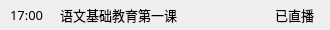
<?xml version="1.0" encoding="UTF-8"?>
<ui version="4.0">
 <class>UILiveLessonItem</class>
 <widget class="QWidget" name="UILiveLessonItem">
  <property name="geometry">
   <rect>
    <x>0</x>
    <y>0</y>
    <width>330</width>
    <height>30</height>
   </rect>
  </property>
  <property name="minimumSize">
   <size>
    <width>270</width>
    <height>30</height>
   </size>
  </property>
  <property name="windowTitle">
   <string>UILiveLessonItem</string>
  </property>
  <layout class="QHBoxLayout" name="horizontalLayout">
   <property name="spacing">
    <number>0</number>
   </property>
   <property name="leftMargin">
    <number>10</number>
   </property>
   <property name="topMargin">
    <number>0</number>
   </property>
   <property name="rightMargin">
    <number>10</number>
   </property>
   <property name="bottomMargin">
    <number>0</number>
   </property>
   <item>
    <widget class="QLabel" name="time_label">
     <property name="minimumSize">
      <size>
       <width>40</width>
       <height>0</height>
      </size>
     </property>
     <property name="maximumSize">
      <size>
       <width>40</width>
       <height>16777215</height>
      </size>
     </property>
     <property name="font">
      <font>
       <family>微软雅黑</family>
       <pointsize>10</pointsize>
      </font>
     </property>
     <property name="text">
      <string>17:00</string>
     </property>
    </widget>
   </item>
   <item>
    <widget class="QLabel" name="label">
     <property name="minimumSize">
      <size>
       <width>10</width>
       <height>0</height>
      </size>
     </property>
     <property name="maximumSize">
      <size>
       <width>10</width>
       <height>16777215</height>
      </size>
     </property>
     <property name="text">
      <string/>
     </property>
    </widget>
   </item>
   <item>
    <widget class="QLabel" name="name_label">
     <property name="minimumSize">
      <size>
       <width>205</width>
       <height>0</height>
      </size>
     </property>
     <property name="font">
      <font>
       <family>微软雅黑</family>
       <pointsize>10</pointsize>
      </font>
     </property>
     <property name="text">
      <string>语文基础教育第一课</string>
     </property>
    </widget>
   </item>
   <item>
    <widget class="QLabel" name="label_2">
     <property name="minimumSize">
      <size>
       <width>10</width>
       <height>0</height>
      </size>
     </property>
     <property name="maximumSize">
      <size>
       <width>10</width>
       <height>16777215</height>
      </size>
     </property>
     <property name="text">
      <string/>
     </property>
    </widget>
   </item>
   <item>
    <widget class="QLabel" name="status_label">
     <property name="minimumSize">
      <size>
       <width>45</width>
       <height>0</height>
      </size>
     </property>
     <property name="maximumSize">
      <size>
       <width>45</width>
       <height>16777215</height>
      </size>
     </property>
     <property name="font">
      <font>
       <family>微软雅黑</family>
       <pointsize>10</pointsize>
      </font>
     </property>
     <property name="text">
      <string>已直播</string>
     </property>
    </widget>
   </item>
  </layout>
 </widget>
 <layoutdefault spacing="6" margin="11"/>
 <resources/>
 <connections/>
</ui>
